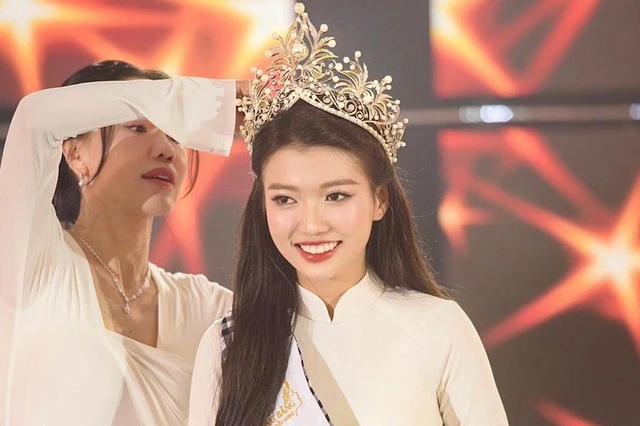
#> input picture codeCSN/hoa-hau-dong-bang-song-cuu-long-17348923470501543287600.webp, 640 x 426 px
$ python code.py
#> lines starting #> are read from the running program, lines starting #| are printed output that depends on the picture
import numpy as np
import matplotlib.pyplot as plt
from PIL import Image

def roberts_cross_edge_detection_manual(image):
    # Chuyển ảnh sang dạng numpy array
    image = np.array(image, dtype=float)

    # Bộ lọc Roberts
    roberts_cross_v = np.array([[1, 0], [0, -1]])  # Roberts filter theo hướng dọc
    roberts_cross_h = np.array([[0, 1], [-1, 0]])  # Roberts filter theo hướng ngang

    # Kích thước ảnh
    rows, cols = image.shape

    # Tạo mảng kết quả
    vertical_edges = np.zeros((rows - 1, cols - 1))
    horizontal_edges = np.zeros((rows - 1, cols - 1))

    # Áp dụng bộ lọc thủ công
    for i in range(rows - 1):
        for j in range(cols - 1):
            # Lọc dọc
            vertical_edges[i, j] = (
                roberts_cross_v[0, 0] * image[i, j] +
                roberts_cross_v[0, 1] * image[i, j + 1] +
                roberts_cross_v[1, 0] * image[i + 1, j] +
                roberts_cross_v[1, 1] * image[i + 1, j + 1]
            )

            # Lọc ngang
            horizontal_edges[i, j] = (
                roberts_cross_h[0, 0] * image[i, j] +
                roberts_cross_h[0, 1] * image[i, j + 1] +
                roberts_cross_h[1, 0] * image[i + 1, j] +
                roberts_cross_h[1, 1] * image[i + 1, j + 1]
            )

    # Kết hợp các cạnh dọc và ngang
    edges = np.sqrt(np.square(vertical_edges) + np.square(horizontal_edges))
    edges = (edges / edges.max()) * 255  # Chuẩn hóa về [0, 255]

    return edges.astype(np.uint8)

# Đọc ảnh đầu vào
input_image = Image.open('hoa-hau-dong-bang-song-cuu-long-17348923470501543287600.webp').convert('L')  # Chuyển sang ảnh xám
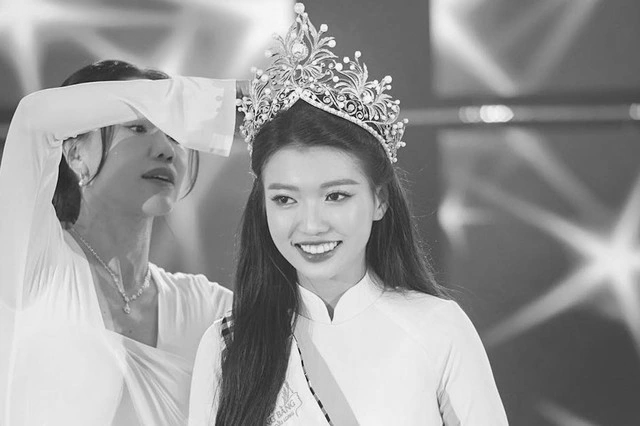
#> input_image: PIL image 640x426 L; min 6, max 253, mean 151.9

# Phát hiện cạnh bằng kỹ thuật Roberts thủ công
edges = roberts_cross_edge_detection_manual(input_image)
#> after the loop in roberts_cross_edge_detection_manual, `for i in range(rows - 1):`:
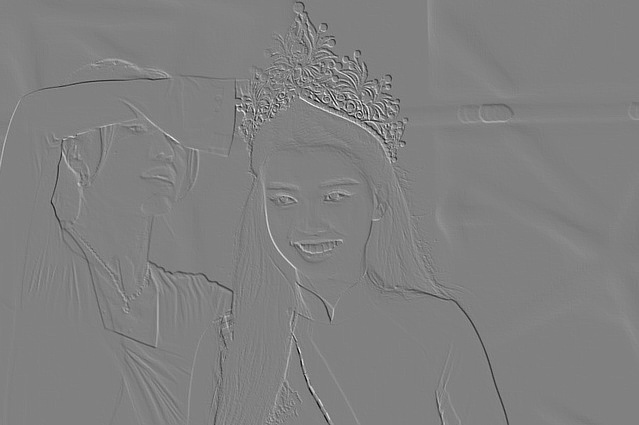
#> horizontal_edges: shape (425, 639) float64; min -225, max 220, mean -0.2; drawn with min black and max white
#> after the loop in roberts_cross_edge_detection_manual, `for i in range(rows - 1):`:
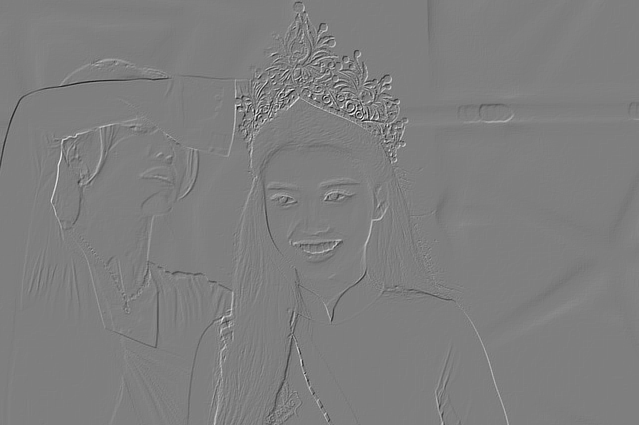
#> vertical_edges: shape (425, 639) float64; min -221, max 223, mean 0; drawn with min black and max white
#> in roberts_cross_edge_detection_manual, `edges = np.sqrt(np.square(vertical_edges) + np.square(horizontal_edges))`:
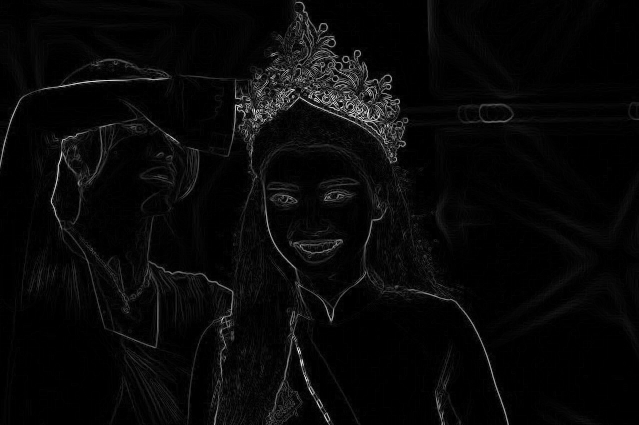
#> edges: shape (425, 639) float64; min 0, max 268.2, mean 9; drawn with min black and max white

# Hiển thị ảnh gốc và ảnh sau khi phát hiện cạnh
plt.figure(figsize=(10, 5))
plt.subplot(1, 2, 1)
plt.title("Ảnh gốc")
plt.imshow(input_image, cmap='gray')
plt.axis('off')

plt.subplot(1, 2, 2)
plt.title("Cạnh phát hiện bằng Roberts (Thủ công)")
plt.imshow(edges, cmap='gray')
plt.axis('off')

plt.show()
